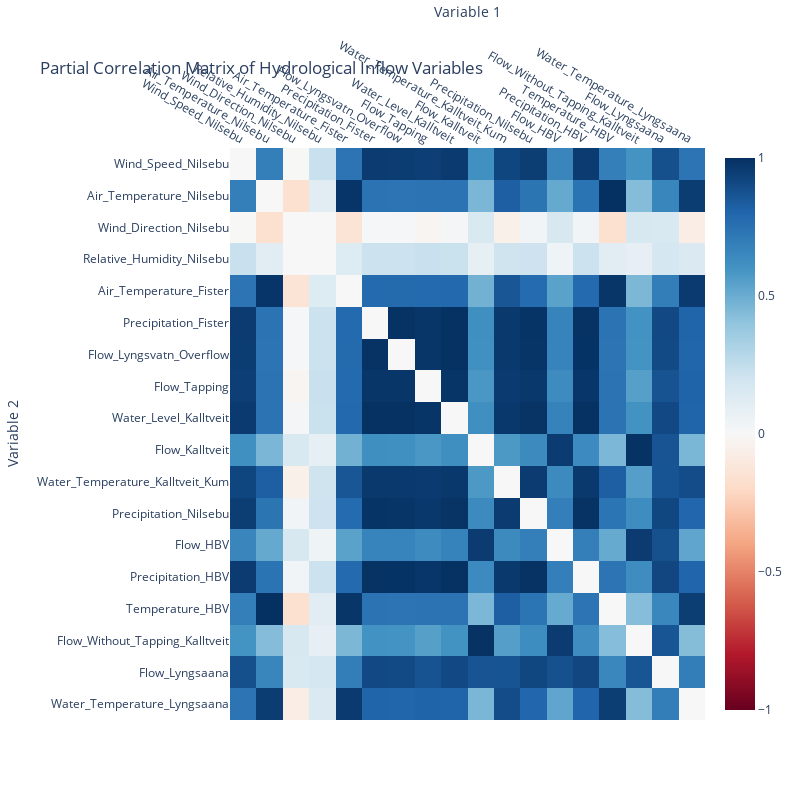
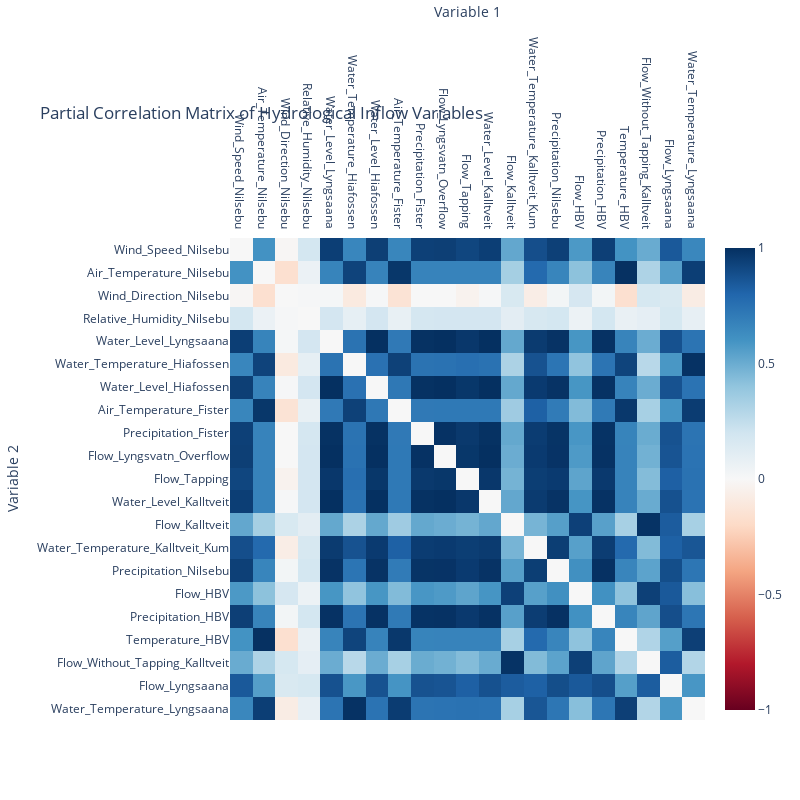
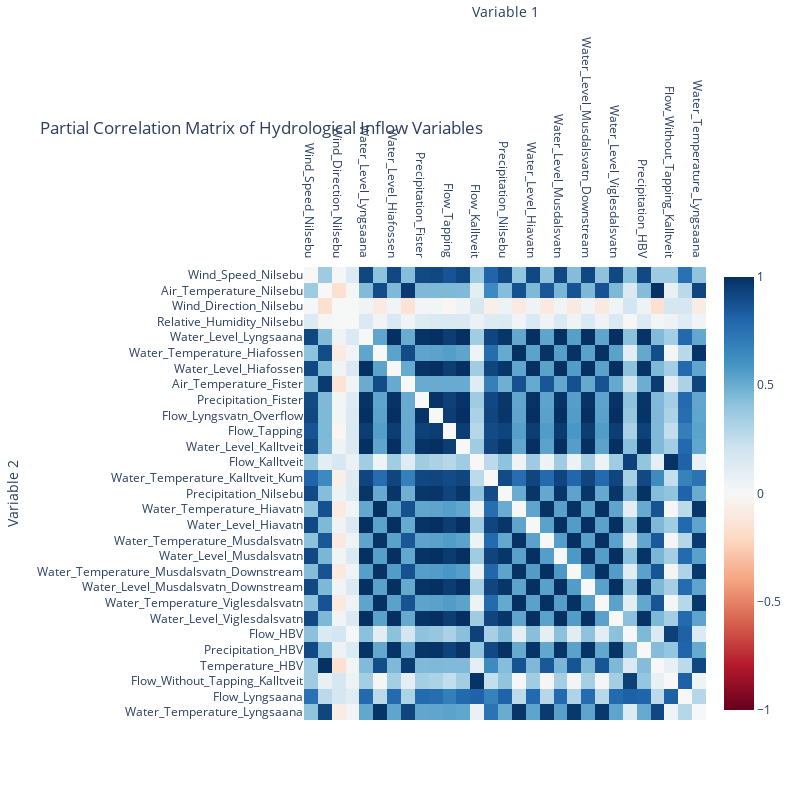
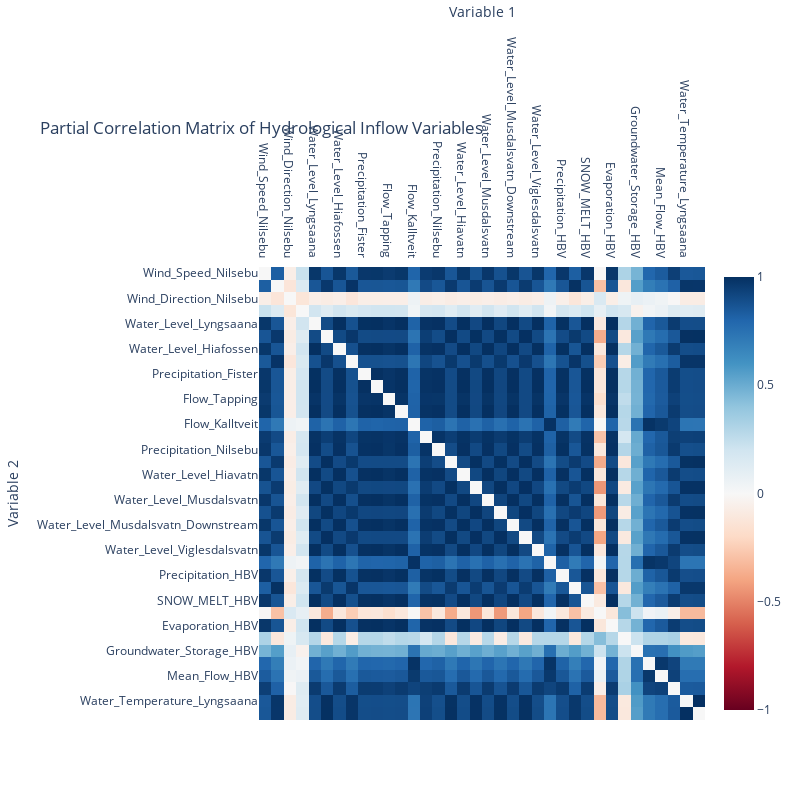

These figures' notebook cell, in order:
### Code cell
data_dir = "../data/"
clean_data_dir = os.path.abspath(os.path.join(data_dir, "clean_data"))

# Loop through each datafile in the data directory
for filename in os.listdir(clean_data_dir):
    # Get the full path of the file
    file_path = os.path.join(clean_data_dir, filename)
    datetime = "Datetime"    
    d = Data(filename, datetime)
    data = d.get_data()
    get_correlation_matrix(data)

### Figure 1 — Plotly figure (JSON) as saved in the notebook; plotly's stock layout.template omitted (floating-point values rounded to 4 significant figures; data arrays with more than 128 entries replaced by an {"elided": "..."} marker saying what was removed)
{"data": [{"colorscale": [[0, "rgb(103,0,31)"], [0.1, "rgb(178,24,43)"], [0.2, "rgb(214,96,77)"], [0.3, "rgb(244,165,130)"], [0.4, "rgb(253,219,199)"], [0.5, "rgb(247,247,247)"], [0.6, "rgb(209,229,240)"], [0.7, "rgb(146,197,222)"], [0.8, "rgb(67,147,195)"], [0.9, "rgb(33,102,172)"], [1, "rgb(5,48,97)"]], "hovertemplate": "Variable 1: %{x}<br>Variable 2: %{y}<br>Partial Correlation: %{z:.2f}<extra></extra>", "type": "heatmap", "x": ["Wind_Speed_Nilsebu", "Air_Temperature_Nilsebu", "Wind_Direction_Nilsebu", "Relative_Humidity_Nilsebu", "Air_Temperature_Fister", "Precipitation_Fister", "Flow_Lyngsvatn_Overflow", "Flow_Tapping", "Water_Level_Kalltveit", "Flow_Kalltveit", "Water_Temperature_Kalltveit_Kum", "Precipitation_Nilsebu", "Flow_HBV", "Precipitation_HBV", "Temperature_HBV", "Flow_Without_Tapping_Kalltveit", "Flow_Lyngsaana", "Water_Temperature_Lyngsaana"], "y": ["Wind_Speed_Nilsebu", "Air_Temperature_Nilsebu", "Wind_Direction_Nilsebu", "Relative_Humidity_Nilsebu", "Air_Temperature_Fister", "Precipitation_Fister", "Flow_Lyngsvatn_Overflow", "Flow_Tapping", "Water_Level_Kalltveit", "Flow_Kalltveit", "Water_Temperature_Kalltveit_Kum", "Precipitation_Nilsebu", "Flow_HBV", "Precipitation_HBV", "Temperature_HBV", "Flow_Without_Tapping_Kalltveit", "Flow_Lyngsaana", "Water_Temperature_Lyngsaana"], "z": {"elided": "18x18 float values"}, "zmax": 1, "zmid": 0, "zmin": -1}], "layout": {"height": 800, "margin": {"t": 100}, "title": {"text": "Partial Correlation Matrix of Hydrological Inflow Variables"}, "width": 800, "xaxis": {"side": "top", "title": {"text": "Variable 1"}}, "yaxis": {"autorange": "reversed", "title": {"text": "Variable 2"}}}}

### Figure 2 — Plotly figure (JSON) as saved in the notebook; plotly's stock layout.template omitted (floating-point values rounded to 4 significant figures; data arrays with more than 128 entries replaced by an {"elided": "..."} marker saying what was removed)
{"data": [{"colorscale": [[0, "rgb(103,0,31)"], [0.1, "rgb(178,24,43)"], [0.2, "rgb(214,96,77)"], [0.3, "rgb(244,165,130)"], [0.4, "rgb(253,219,199)"], [0.5, "rgb(247,247,247)"], [0.6, "rgb(209,229,240)"], [0.7, "rgb(146,197,222)"], [0.8, "rgb(67,147,195)"], [0.9, "rgb(33,102,172)"], [1, "rgb(5,48,97)"]], "hovertemplate": "Variable 1: %{x}<br>Variable 2: %{y}<br>Partial Correlation: %{z:.2f}<extra></extra>", "type": "heatmap", "x": ["Wind_Speed_Nilsebu", "Air_Temperature_Nilsebu", "Wind_Direction_Nilsebu", "Relative_Humidity_Nilsebu", "Water_Level_Lyngsaana", "Water_Temperature_Hiafossen", "Water_Level_Hiafossen", "Air_Temperature_Fister", "Precipitation_Fister", "Flow_Lyngsvatn_Overflow", "Flow_Tapping", "Water_Level_Kalltveit", "Flow_Kalltveit", "Water_Temperature_Kalltveit_Kum", "Precipitation_Nilsebu", "Flow_HBV", "Precipitation_HBV", "Temperature_HBV", "Flow_Without_Tapping_Kalltveit", "Flow_Lyngsaana", "Water_Temperature_Lyngsaana"], "y": ["Wind_Speed_Nilsebu", "Air_Temperature_Nilsebu", "Wind_Direction_Nilsebu", "Relative_Humidity_Nilsebu", "Water_Level_Lyngsaana", "Water_Temperature_Hiafossen", "Water_Level_Hiafossen", "Air_Temperature_Fister", "Precipitation_Fister", "Flow_Lyngsvatn_Overflow", "Flow_Tapping", "Water_Level_Kalltveit", "Flow_Kalltveit", "Water_Temperature_Kalltveit_Kum", "Precipitation_Nilsebu", "Flow_HBV", "Precipitation_HBV", "Temperature_HBV", "Flow_Without_Tapping_Kalltveit", "Flow_Lyngsaana", "Water_Temperature_Lyngsaana"], "z": {"elided": "21x21 float values"}, "zmax": 1, "zmid": 0, "zmin": -1}], "layout": {"height": 800, "margin": {"t": 100}, "title": {"text": "Partial Correlation Matrix of Hydrological Inflow Variables"}, "width": 800, "xaxis": {"side": "top", "title": {"text": "Variable 1"}}, "yaxis": {"autorange": "reversed", "title": {"text": "Variable 2"}}}}

### Figure 3 — Plotly figure (JSON) as saved in the notebook; plotly's stock layout.template omitted (floating-point values rounded to 4 significant figures; data arrays with more than 128 entries replaced by an {"elided": "..."} marker saying what was removed)
{"data": [{"colorscale": [[0, "rgb(103,0,31)"], [0.1, "rgb(178,24,43)"], [0.2, "rgb(214,96,77)"], [0.3, "rgb(244,165,130)"], [0.4, "rgb(253,219,199)"], [0.5, "rgb(247,247,247)"], [0.6, "rgb(209,229,240)"], [0.7, "rgb(146,197,222)"], [0.8, "rgb(67,147,195)"], [0.9, "rgb(33,102,172)"], [1, "rgb(5,48,97)"]], "hovertemplate": "Variable 1: %{x}<br>Variable 2: %{y}<br>Partial Correlation: %{z:.2f}<extra></extra>", "type": "heatmap", "x": ["Wind_Speed_Nilsebu", "Air_Temperature_Nilsebu", "Wind_Direction_Nilsebu", "Relative_Humidity_Nilsebu", "Water_Level_Lyngsaana", "Water_Temperature_Hiafossen", "Water_Level_Hiafossen", "Air_Temperature_Fister", "Precipitation_Fister", "Flow_Lyngsvatn_Overflow", "Flow_Tapping", "Water_Level_Kalltveit", "Flow_Kalltveit", "Water_Temperature_Kalltveit_Kum", "Precipitation_Nilsebu", "Water_Temperature_Hiavatn", "Water_Level_Hiavatn", "Water_Temperature_Musdalsvatn", "Water_Level_Musdalsvatn", "Water_Temperature_Musdalsvatn_Downstream", "Water_Level_Musdalsvatn_Downstream", "Water_Temperature_Viglesdalsvatn", "Water_Level_Viglesdalsvatn", "Flow_HBV", "Precipitation_HBV", "Temperature_HBV", "Flow_Without_Tapping_Kalltveit", "Flow_Lyngsaana", "Water_Temperature_Lyngsaana"], "y": ["Wind_Speed_Nilsebu", "Air_Temperature_Nilsebu", "Wind_Direction_Nilsebu", "Relative_Humidity_Nilsebu", "Water_Level_Lyngsaana", "Water_Temperature_Hiafossen", "Water_Level_Hiafossen", "Air_Temperature_Fister", "Precipitation_Fister", "Flow_Lyngsvatn_Overflow", "Flow_Tapping", "Water_Level_Kalltveit", "Flow_Kalltveit", "Water_Temperature_Kalltveit_Kum", "Precipitation_Nilsebu", "Water_Temperature_Hiavatn", "Water_Level_Hiavatn", "Water_Temperature_Musdalsvatn", "Water_Level_Musdalsvatn", "Water_Temperature_Musdalsvatn_Downstream", "Water_Level_Musdalsvatn_Downstream", "Water_Temperature_Viglesdalsvatn", "Water_Level_Viglesdalsvatn", "Flow_HBV", "Precipitation_HBV", "Temperature_HBV", "Flow_Without_Tapping_Kalltveit", "Flow_Lyngsaana", "Water_Temperature_Lyngsaana"], "z": {"elided": "29x29 float values"}, "zmax": 1, "zmid": 0, "zmin": -1}], "layout": {"height": 800, "margin": {"t": 100}, "title": {"text": "Partial Correlation Matrix of Hydrological Inflow Variables"}, "width": 800, "xaxis": {"side": "top", "title": {"text": "Variable 1"}}, "yaxis": {"autorange": "reversed", "title": {"text": "Variable 2"}}}}

### Figure 4 — Plotly figure (JSON) as saved in the notebook; plotly's stock layout.template omitted (floating-point values rounded to 4 significant figures; data arrays with more than 128 entries replaced by an {"elided": "..."} marker saying what was removed)
{"data": [{"colorscale": [[0, "rgb(103,0,31)"], [0.1, "rgb(178,24,43)"], [0.2, "rgb(214,96,77)"], [0.3, "rgb(244,165,130)"], [0.4, "rgb(253,219,199)"], [0.5, "rgb(247,247,247)"], [0.6, "rgb(209,229,240)"], [0.7, "rgb(146,197,222)"], [0.8, "rgb(67,147,195)"], [0.9, "rgb(33,102,172)"], [1, "rgb(5,48,97)"]], "hovertemplate": "Variable 1: %{x}<br>Variable 2: %{y}<br>Partial Correlation: %{z:.2f}<extra></extra>", "type": "heatmap", "x": ["Wind_Speed_Nilsebu", "Air_Temperature_Nilsebu", "Wind_Direction_Nilsebu", "Relative_Humidity_Nilsebu", "Water_Level_Lyngsaana", "Water_Temperature_Hiafossen", "Water_Level_Hiafossen", "Air_Temperature_Fister", "Precipitation_Fister", "Flow_Lyngsvatn_Overflow", "Flow_Tapping", "Water_Level_Kalltveit", "Flow_Kalltveit", "Water_Temperature_Kalltveit_Kum", "Precipitation_Nilsebu", "Water_Temperature_Hiavatn", "Water_Level_Hiavatn", "Water_Temperature_Musdalsvatn", "Water_Level_Musdalsvatn", "Water_Temperature_Musdalsvatn_Downstream", "Water_Level_Musdalsvatn_Downstream", "Water_Temperature_Viglesdalsvatn", "Water_Level_Viglesdalsvatn", "Flow_HBV", "Precipitation_HBV", "Temperature_HBV", "SNOW_MELT_HBV", "Snow_Water_Equivalent_HBV", "Evaporation_HBV", "Soil_Water_Storage_HBV", "Groundwater_Storage_HBV", "Flow_Without_Tapping_Kalltveit", "Mean_Flow_HBV", "Flow_Lyngsaana", "Water_Temperature_Lyngsaana", "Water_Temperature_Kalltveit_River"], "y": ["Wind_Speed_Nilsebu", "Air_Temperature_Nilsebu", "Wind_Direction_Nilsebu", "Relative_Humidity_Nilsebu", "Water_Level_Lyngsaana", "Water_Temperature_Hiafossen", "Water_Level_Hiafossen", "Air_Temperature_Fister", "Precipitation_Fister", "Flow_Lyngsvatn_Overflow", "Flow_Tapping", "Water_Level_Kalltveit", "Flow_Kalltveit", "Water_Temperature_Kalltveit_Kum", "Precipitation_Nilsebu", "Water_Temperature_Hiavatn", "Water_Level_Hiavatn", "Water_Temperature_Musdalsvatn", "Water_Level_Musdalsvatn", "Water_Temperature_Musdalsvatn_Downstream", "Water_Level_Musdalsvatn_Downstream", "Water_Temperature_Viglesdalsvatn", "Water_Level_Viglesdalsvatn", "Flow_HBV", "Precipitation_HBV", "Temperature_HBV", "SNOW_MELT_HBV", "Snow_Water_Equivalent_HBV", "Evaporation_HBV", "Soil_Water_Storage_HBV", "Groundwater_Storage_HBV", "Flow_Without_Tapping_Kalltveit", "Mean_Flow_HBV", "Flow_Lyngsaana", "Water_Temperature_Lyngsaana", "Water_Temperature_Kalltveit_River"], "z": {"elided": "36x36 float values"}, "zmax": 1, "zmid": 0, "zmin": -1}], "layout": {"height": 800, "margin": {"t": 100}, "title": {"text": "Partial Correlation Matrix of Hydrological Inflow Variables"}, "width": 800, "xaxis": {"side": "top", "title": {"text": "Variable 1"}}, "yaxis": {"autorange": "reversed", "title": {"text": "Variable 2"}}}}
